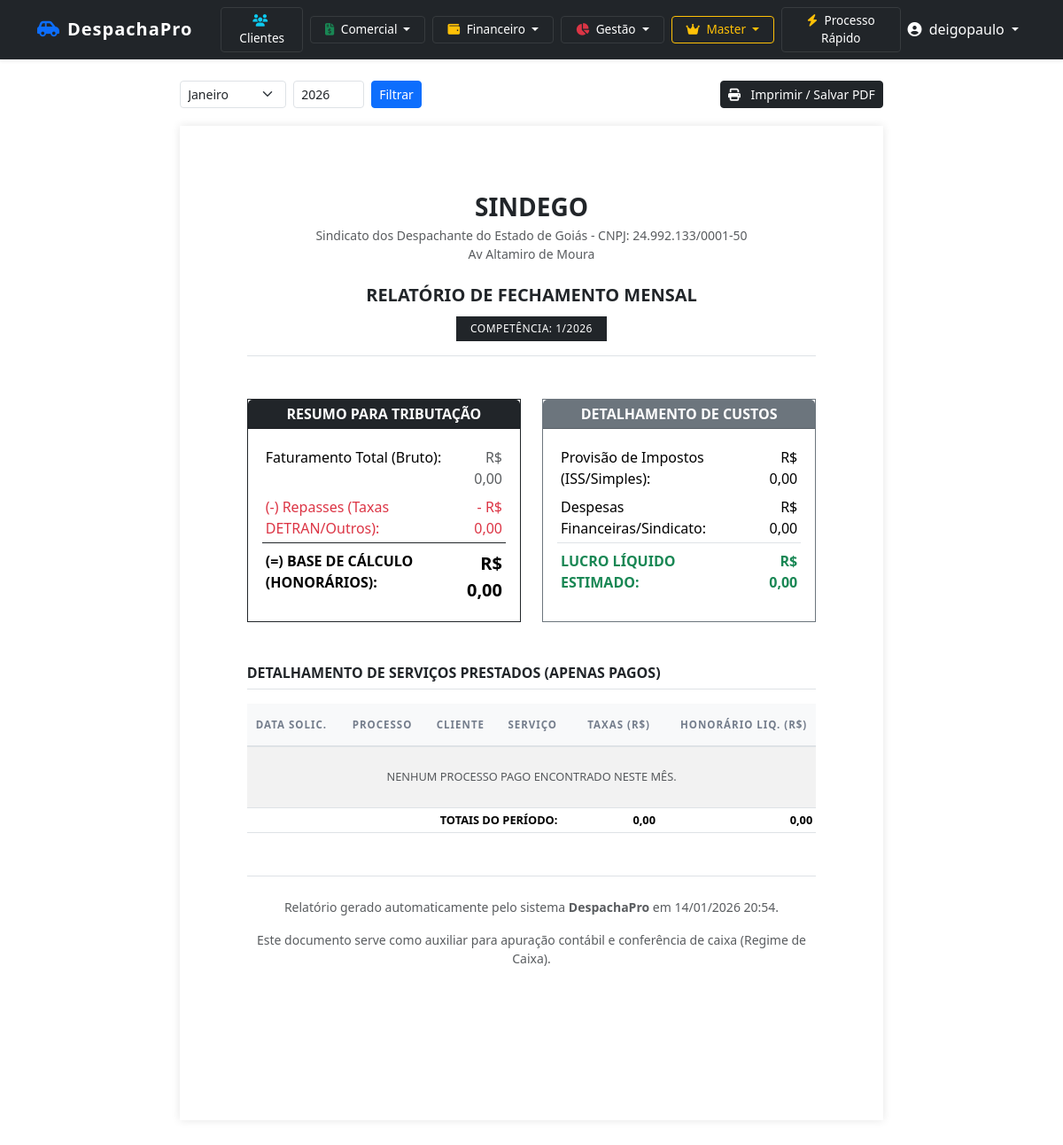
/financeiro/relatorio-contabil/ (signed in), run on the app's committed database.
### cadastro/models.py (models this page shows, shortened)
class Despachante(models.Model):
    nome_fantasia = models.CharField(max_length=255)
    razao_social = models.CharField(max_length=255)
    cnpj = models.CharField(max_length=18, unique=True)
    codigo_sindego = models.CharField(max_length=50, verbose_name="Código SINDEGO")
    telefone = models.CharField(max_length=20)
    email = models.EmailField()
    endereco_completo = models.TextField()
    data_cadastro = models.DateTimeField(auto_now_add=True)
    ativo = models.BooleanField(default=True)
    logo = models.ImageField(
        upload_to='logos_despachantes/',
        null=True,
        blank=True,
        verbose_name="Logo do Escritório",
        help_text="Formato obrigatório: PNG com fundo transparente. Tamanho ideal: 300x100px.",
        validators=[FileExtensionValidator(['png'])]
    )
    aliquota_imposto = models.DecimalField(
        max_digits=5, decimal_places=2, default=0.00,
        help_text="Alíquota de imposto sobre honorários (ex: 5.00 para 5%)"
    )
    taxa_bancaria_padrao = models.DecimalField(
        max_digits=5, decimal_places=2, default=0.00,
        help_text="Taxa bancária/maquininha média (ex: 2.50 para 2.5%)"
    )
    valor_honorario_padrao = models.DecimalField(
        max_digits=10,
        decimal_places=2,
        default=0.00,
        verbose_name="Honorário Padrão (Orçamento)",
        help_text="Valor sugerido automaticamente no campo de honorários ao criar um novo orçamento."
    )
    valor_taxa_sindego_padrao = models.DecimalField(
        max_digits=10, decimal_places=2, default=13.00,
        verbose_name="Taxa Sindego (Padrão)",
        help_text="Valor cobrado na maioria dos processos (Custo Operacional)."
    )
    valor_taxa_sindego_reduzida = models.DecimalField(
        max_digits=10, decimal_places=2, default=6.50,
        verbose_name="Taxa Sindego (Reduzida)",
        help_text="Valor cobrado em processos específicos."
    )
    email_fatura = models.EmailField(
        blank=True, null=True,
        help_text="E-mail que receberá os boletos/Pix da mensalidade do sistema."
    )
    valor_mensalidade = models.DecimalField(
        max_digits=10, decimal_places=2, default=100.00,
        help_text="Valor da assinatura mensal deste despachante."
    )
    DIA_VENCIMENTO_CHOICES = [(i, f'Dia {i}') for i in range(1, 29)]
    dia_vencimento = models.IntegerField(
        choices=DIA_VENCIMENTO_CHOICES,
        default=10,
        verbose_name="Dia de Vencimento Preferencial"
    )
    asaas_customer_id = models.CharField(
        max_length=50, blank=True, null=True,
        verbose_name="ID Asaas (Cliente)",
        help_text="ID gerado automaticamente pela integração."
    )
    asaas_api_key = models.CharField(
        max_length=255,
        blank=True,
        null=True,
        verbose_name="Chave de API (Asaas)",
        help_text="Chave gerada no painel do Asaas para receber pagamentos diretamente."
    )

### cadastro/views.py (the view)
# urls.py: path('financeiro/relatorio-contabil/', views.relatorio_contabil, name='relatorio_contabil'),
@login_required
@user_passes_test(is_admin_or_superuser, login_url='/dashboard/')
def relatorio_contabil(request):
    despachante = request.user.perfilusuario.despachante
    hoje = timezone.now()
    try:
        mes = int(request.GET.get('mes', hoje.month))
        ano = int(request.GET.get('ano', hoje.year))
    except ValueError:
        mes = hoje.month
        ano = hoje.year
    processos = Atendimento.objects.filter(
        despachante=despachante,
        data_solicitacao__month=mes,
        data_solicitacao__year=ano,
        status_financeiro='PAGO' # <--- ADICIONADO: Só conta se o dinheiro entrou!
    ).exclude(status__in=['CANCELADO', 'ORCAMENTO']).order_by('data_solicitacao')
    zero = Value(0, output_field=DecimalField())
    resumo = processos.aggregate(
        total_honorarios=Coalesce(Sum('valor_honorarios'), zero),
        total_taxas_orgaos=Coalesce(Sum('valor_taxas_detran'), zero),
        total_impostos_retidos=Coalesce(Sum('custo_impostos'), zero),
        total_despesas_operacionais=Coalesce(Sum('custo_taxa_bancaria'), zero) + Coalesce(Sum('custo_taxa_sindego'), zero)
    )
    total_honorarios = float(resumo['total_honorarios'])
    total_taxas = float(resumo['total_taxas_orgaos'])
    impostos = float(resumo['total_impostos_retidos'])
    despesas = float(resumo['total_despesas_operacionais'])
    resumo['total_movimentado'] = total_honorarios + total_taxas
    resumo['lucro_liquido_estimado'] = total_honorarios - impostos - despesas
    context = {
        'despachante': despachante,
        'processos': processos,
        'resumo': resumo,
        'mes': mes,
        'ano': ano,
        'hoje': hoje,
    }
    return render(request, 'relatorios/relatorio_contabil.html', context)

### cadastro/views.py (called while the page is built)
def is_admin_or_superuser(user):
    if not user.is_authenticated:
        return False
    if user.is_superuser:
        return True
    if hasattr(user, 'perfilusuario') and user.perfilusuario.tipo_usuario == 'ADMIN':
        return True
    return False

### cadastro/templates/relatorios/relatorio_contabil.html (shortened to what this page needs)
{% extends 'base.html' %}
{% load humanize %}
{% block content %}
<div class="container-fluid mb-5">
    <div class="d-flex justify-content-between align-items-center mb-3 mt-3 filtros-tela mx-auto" style="max-width: 210mm;">
        <form method="GET" class="d-flex gap-2">
            <select name="mes" class="form-select form-select-sm" style="width: 120px;">
                <option value="1" {% if mes == 1 %}selected{% endif %}>Janeiro</option>
            </select>
            <input type="number" name="ano" class="form-control form-control-sm" value="{{ ano }}" style="width: 80px;">
            <button type="submit" class="btn btn-primary btn-sm">Filtrar</button>
        </form>
        <div>
            <button onclick="window.print()" class="btn btn-dark btn-sm btn-imprimir">
                <i class="fas fa-print me-2"></i> Imprimir / Salvar PDF
            </button>
        </div>
    </div>
    <div class="papel-a4">
        <div class="text-center mb-5 border-bottom pb-3">
            <h3 class="fw-bold text-uppercase mb-1">{{ despachante.nome_fantasia }}</h3>
            <p class="text-muted mb-0 small">{{ despachante.razao_social }} - CNPJ: {{ despachante.cnpj }}</p>
            <p class="text-muted small">{{ despachante.endereco_completo }}</p>
            <h5 class="mt-4 fw-bold">RELATÓRIO DE FECHAMENTO MENSAL</h5>
            <span class="badge bg-dark text-white rounded-0 px-3 py-2 mt-1">COMPETÊNCIA: {{ mes }}/{{ ano }}</span>
        </div>
        <div class="row mb-5">
            <div class="col-6">
                <div class="card border-dark h-100 rounded-0">
                    <div class="card-header bg-dark text-white fw-bold text-center py-1">RESUMO PARA TRIBUTAÇÃO</div>
                    <div class="card-body">
                        <table class="table table-sm table-borderless mb-0">
                            <tr>
                                <td>Faturamento Total (Bruto):</td>
                                <td class="text-end text-muted">R$ {{ resumo.total_movimentado|floatformat:2 }}</td>
                            </tr>
                            <tr>
                                <td class="text-danger">(-) Repasses (Taxas DETRAN/Outros):</td>
                                <td class="text-end text-danger">- R$ {{ resumo.total_taxas_orgaos|floatformat:2 }}</td>
                            </tr>
                            <tr class="border-top border-dark mt-2">
                                <td class="fw-bold pt-2">(=) BASE DE CÁLCULO (HONORÁRIOS):</td>
                                <td class="text-end fw-bold pt-2 fs-5">R$ {{ resumo.total_honorarios|floatformat:2 }}</td>
                            </tr>
                        </table>
                    </div>
                </div>
            </div>
            <div class="col-6">
                <div class="card border-secondary h-100 rounded-0">
                    <div class="card-header bg-secondary text-white fw-bold text-center py-1">DETALHAMENTO DE CUSTOS</div>
                    <div class="card-body">
                        <table class="table table-sm table-borderless mb-0">
                            <tr>
                                <td>Provisão de Impostos (ISS/Simples):</td>
                                <td class="text-end">R$ {{ resumo.total_impostos_retidos|floatformat:2 }}</td>
                            </tr>
                            <tr>
                                <td>Despesas Financeiras/Sindicato:</td>
                                <td class="text-end">R$ {{ resumo.total_despesas_operacionais|floatformat:2 }}</td>
                            </tr>
                            <tr class="border-top mt-2">
                                <td class="fw-bold pt-2 text-success">LUCRO LÍQUIDO ESTIMADO:</td>
                                <td class="text-end fw-bold pt-2 text-success">
                                    R$ {{ resumo.lucro_liquido_estimado|floatformat:2 }}
                                </td>
                            </tr>
                        </table>
                    </div>
                </div>
            </div>
        </div>
        <h6 class="fw-bold border-bottom pb-2 mb-3">DETALHAMENTO DE SERVIÇOS PRESTADOS (APENAS PAGOS)</h6>
        <table class="table table-sm table-striped tabela-contabil text-uppercase" style="font-size: 0.8rem;">
            <thead>
                <tr>
                    <th>Data Solic.</th>
                    <th>Processo</th>
                    <th>Cliente</th>
                    <th>Serviço</th>
                    <th class="text-end">Taxas (R$)</th>
                    <th class="text-end destaque-honorario">Honorário Liq. (R$)</th>
                </tr>
            </thead>
            <tbody>
                {% for p in processos %}
                <tr>
                    <td>{{ p.data_solicitacao|date:"d/m/Y" }}</td>
                    <td>{{ p.numero_atendimento }}</td>
                    <td>{{ p.cliente.nome|slice:":30" }}</td>
                    <td>{{ p.servico }}</td>
                    <td class="text-end text-muted">{{ p.valor_taxas_detran|floatformat:2 }}</td>
                    <td class="text-end fw-bold">{{ p.valor_honorarios|floatformat:2 }}</td>
                </tr>
                {% empty %}
                <tr>
                    <td colspan="6" class="text-center py-4 text-muted">Nenhum processo pago encontrado neste mês.</td>
                </tr>
                {% endfor %}
            </tbody>
            <tfoot>
                <tr class="bg-dark text-white fw-bold">
                    <td colspan="4" class="text-end pe-3">TOTAIS DO PERÍODO:</td>
                    <td class="text-end">{{ resumo.total_taxas_orgaos|floatformat:2 }}</td>
                    <td class="text-end">{{ resumo.total_honorarios|floatformat:2 }}</td>
                </tr>
            </tfoot>
        </table>
        <div class="mt-5 pt-4 border-top text-center small text-muted">
            <p>Relatório gerado automaticamente pelo sistema <strong>DespachaPro</strong> em {% now "d/m/Y H:i" %}.</p>
            <p>Este documento serve como auxiliar para apuração contábil e conferência de caixa (Regime de Caixa).</p>
        </div>
    </div>
</div>
{% endblock %}

### cadastro/templates/base.html (shortened to what this page needs)
<!DOCTYPE html>
<html lang="pt-br">
<head>
    {% load static %}
    <link href="{% static 'css/bootstrap.min.css' %}" rel="stylesheet">
    <link href="{% static 'css/custom.css' %}" rel="stylesheet">
    <link href="https://cdnjs.cloudflare.com/ajax/libs/font-awesome/6.4.0/css/all.min.css" rel="stylesheet">
</head>
<body>
<nav class="navbar navbar-expand-lg navbar-dark bg-dark sticky-top shadow-sm">
    <div class="container">
        <a class="navbar-brand d-flex align-items-center" href="{% url 'dashboard' %}">
            {% if user.is_authenticated and user.perfilusuario.despachante.logo %}
                <img src="{{ user.perfilusuario.despachante.logo.url }}" alt="Logo" class="me-2">
            {% else %}
                <i class="fas fa-car-side text-primary me-2"></i> DespachaPro
            {% endif %}
        </a>
        {% if user.is_authenticated %}
        <div class="collapse navbar-collapse" id="navbarNav">
            <ul class="navbar-nav me-auto align-items-center">
                <li class="nav-item ms-lg-3 mt-2 mt-lg-0">
                    <a href="{% url 'lista_clientes' %}" class="btn btn-nav-dark btn-sm px-3">
                        <i class="fas fa-users me-1 text-info"></i> Clientes
                    </a>
                </li>
                <li class="nav-item dropdown ms-lg-2 mt-2 mt-lg-0">
                    <a class="btn btn-nav-dark btn-sm px-3 dropdown-toggle" href="#" role="button" data-bs-toggle="dropdown">
                        <i class="fas fa-file-invoice-dollar me-1 text-success"></i> Comercial
                    </a>
                </li>
                {% if user.is_superuser or user.perfilusuario.tipo_usuario == 'ADMIN' %}
                <li class="nav-item dropdown ms-lg-2 mt-2 mt-lg-0">
                    <a class="btn btn-nav-dark btn-sm px-3 dropdown-toggle" href="#" role="button" data-bs-toggle="dropdown">
                        <i class="fas fa-wallet me-1 text-warning"></i> Financeiro
                    </a>
                </li>
                {% endif %}
                <li class="nav-item dropdown ms-lg-2 mt-2 mt-lg-0">
                    <a class="btn btn-nav-dark btn-sm px-3 dropdown-toggle" href="#" role="button" data-bs-toggle="dropdown">
                        <i class="fas fa-chart-pie me-1 text-danger"></i> Gestão
                    </a>
                </li>
                {% if user.is_superuser %}
                <li class="nav-item dropdown ms-lg-2 mt-2 mt-lg-0">
                    <a class="btn btn-nav-dark btn-sm px-3 dropdown-toggle border-warning text-warning" href="#" role="button" data-bs-toggle="dropdown">
                        <i class="fas fa-crown me-1"></i> Master
                    </a>
                </li>
                {% endif %}
                <li class="nav-item ms-lg-2 mt-2 mt-lg-0">
                    <a href="{% url 'cadastro_rapido' %}" class="btn btn-nav-dark btn-sm px-3">
                        <i class="fas fa-bolt me-1 text-warning"></i> Processo Rápido
                    </a>
                </li>
            </ul>
            <ul class="navbar-nav ms-auto">
                <li class="nav-item dropdown">
                    <a class="nav-link dropdown-toggle text-white" href="#" role="button" data-bs-toggle="dropdown">
                        <i class="fas fa-user-circle me-1"></i> {{ user.username }}
                    </a>
                </li>
            </ul>
        </div>
        {% endif %}
    </div>
</nav>
<div class="container mt-4 mb-5">
    {% block content %}{% endblock %}
</div>
</body>
</html>

### static/css/custom.css (style rules this page uses)
.table th { font-weight: 600; text-transform: uppercase; font-size: 0.8rem; color: #6c757d; }
.badge { font-weight: 500; letter-spacing: 0.5px; }
.navbar-brand { font-weight: 700; letter-spacing: 1px; }
.table thead th { font-size: 0.72rem; text-transform: uppercase; font-weight: 700; color: #747d8c; letter-spacing: 1px; padding: 15px 10px; }

### cadastro/templates/base.html (style rules this page uses)
.btn-nav-dark { background-color: #212529; color: #ffffff; border: 1px solid #373b3e; font-size: 0.85rem; transition: all 0.2s; }

### cadastro/templates/relatorios/relatorio_contabil.html (style rules this page uses)
.papel-a4 { background: white; max-width: 210mm; margin: 20px auto; padding: 20mm; box-shadow: 0 0 10px rgba(0,0,0,0.1); min-height: 297mm; }
.tabela-contabil th { background-color: #f8f9fa !important; border-bottom: 2px solid #dee2e6; }
.destaque-honorario { background-color: #e8f5e9 !important; font-weight: bold; }

### data on the page
Despachante: nome_fantasia "SINDEGO", razao_social "Sindicato dos Despachante do Estado de Goiás", cnpj "24.992.133/0001-50", endereco_completo "Av Altamiro de Moura"

### other printed values
{{ user.username }} "deigopaulo"
{{ mes }} "1"
{{ ano }} "2026"
{{ resumo.total_movimentado|floatformat:2 }} "0,00"
{{ resumo.total_taxas_orgaos|floatformat:2 }} "0,00"
{{ resumo.total_honorarios|floatformat:2 }} "0,00"
{{ resumo.total_impostos_retidos|floatformat:2 }} "0,00"
{{ resumo.total_despesas_operacionais|floatformat:2 }} "0,00"
{{ resumo.lucro_liquido_estimado|floatformat:2 }} "0,00"
